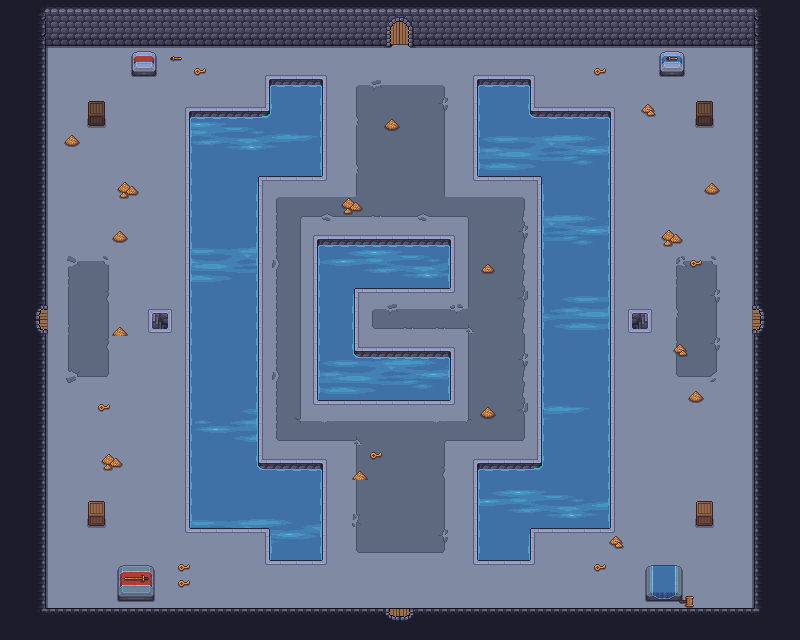

A level layout from a 2D game, rendered from its tile map. Below: a short description, then the map file with tile-grid data replaced by summaries:
An orthogonal 50x40 tile map with 16x16 px tiles, 10 tile layers (Fondo, Suelo, Suelo Decoracion 2, Paredes, ...), 14 tilesets and 32 objects.

<map version="1.10" tiledversion="1.12.1" orientation="orthogonal" renderorder="right-down" width="50" height="40" tilewidth="16" tileheight="16" infinite="0" nextlayerid="19" nextobjectid="39">
 <tileset firstgid="1" source="../tilesets/Paredes2.tsx" />
 <tileset firstgid="494" source="../tilesets/puertas.tsx" />
 <tileset firstgid="498" source="../tilesets/player.tsx" />
 <tileset firstgid="499" source="../tilesets/Coasts water 2 pro max.tsx" />
 <tileset firstgid="1427" source="../tilesets/corazon.tsx" />
 <tileset firstgid="1428" source="../tilesets/azeris.tsx" />
 <tileset firstgid="1429" source="../tilesets/Objetos.tsx" />
 <tileset firstgid="1645" source="../tilesets/water animation.tsx" />
 <tileset firstgid="4531" source="../tilesets/skeleton.tsx" />
 <tileset firstgid="4533" source="../tilesets/goomba.tsx" />
 <tileset firstgid="4534" source="../tilesets/amongus.tsx" />
 <tileset firstgid="4535" source="../tilesets/Suelo.tsx" />
 <tileset firstgid="4655" source="../tilesets/pedestals.tsx" />
 <tileset firstgid="5025" source="../tilesets/Paredes.tsx" />
 <group id="2" name="Room">
  <layer id="1" name="Fondo" width="50" height="40">
   <data>[2000 cells, 2000 non-empty, 1 distinct tile ids]</data>
  </layer>
  <layer id="3" name="Suelo" width="50" height="40">
   <data>[2000 cells, 1702 non-empty, 2 distinct tile ids]</data>
  </layer>
  <layer id="5" name="Suelo Decoracion 2" width="50" height="40">
   <data>[2000 cells, 293 non-empty, 39 distinct tile ids]</data>
  </layer>
  <layer id="6" name="Paredes" width="50" height="40">
   <data>[2000 cells, 650 non-empty, 49 distinct tile ids]</data>
  </layer>
  <layer id="17" name="Extras" width="50" height="40">
   <data>[2000 cells, 230 non-empty, 73 distinct tile ids]</data>
  </layer>
  <layer id="4" name="Suelo Decoracion" width="50" height="40">
   <data>[2000 cells, 229 non-empty, 15 distinct tile ids]</data>
  </layer>
  <layer id="14" name="Decora" width="50" height="40">
   <data>[2000 cells, 98 non-empty, 28 distinct tile ids]</data>
  </layer>
  <layer id="7" name="Decoracion 2" width="50" height="40">
   <data>[2000 cells, 2 non-empty, 2 distinct tile ids]</data>
  </layer>
  <layer id="8" name="Decoracion" width="50" height="40">
   <data>[2000 cells, 4 non-empty, 4 distinct tile ids]</data>
  </layer>
  <layer id="9" name="Puertas" width="50" height="40">
   <data>[2000 cells, 4 non-empty, 4 distinct tile ids]</data>
  </layer>
  <objectgroup id="10" name="Utils">
   <object id="7" gid="1427" x="379" y="323.667" width="18" height="18" />
   <object id="8" gid="1427" x="277.667" y="323.667" width="18" height="18" />
   <object id="9" gid="1427" x="491" y="323.667" width="18" height="18" />
   <object id="10" gid="1427" x="697.667" y="97" width="18" height="18" />
   <object id="11" gid="1427" x="72.3333" y="79.6667" width="18" height="18" />
   <object id="12" gid="1427" x="68.3333" y="583.667" width="18" height="18" />
   <object id="13" gid="1427" x="688.333" y="567.667" width="18" height="18" />
   <object id="14" gid="1427" x="388.333" y="501" width="18" height="18" />
   <object id="15" gid="1427" x="383" y="165" width="18" height="18" />
   <object id="16" gid="1427" x="157.667" y="198.333" width="18" height="18" />
   <object id="17" gid="1427" x="153.667" y="475.667" width="18" height="18" />
   <object id="18" gid="1427" x="624.333" y="177" width="18" height="18" />
   <object id="19" gid="1427" x="625.667" y="503.667" width="18" height="18" />
   <object id="20" gid="1428" x="414" y="324.333" width="21" height="21" />
  </objectgroup>
  <objectgroup id="11" name="Entities">
   <object id="21" gid="4531" x="377.333" y="476" width="32" height="32" />
   <object id="22" gid="4531" x="378.667" y="186.667" width="32" height="32" />
   <object id="23" gid="4531" x="94.6667" y="232" width="32" height="32" />
   <object id="24" gid="4531" x="674.667" y="230.667" width="32" height="32" />
   <object id="25" gid="4533" x="658.667" y="141.333" width="16" height="16" />
   <object id="26" gid="4533" x="653.333" y="426.667" width="16" height="16" />
   <object id="27" gid="4533" x="473.333" y="221.333" width="16" height="16" />
   <object id="28" gid="4533" x="298.667" y="214.667" width="16" height="16" />
   <object id="29" gid="4533" x="288" y="438.667" width="16" height="16" />
   <object id="30" gid="4533" x="502.667" y="441.333" width="16" height="16" />
   <object id="31" gid="4533" x="96" y="441.333" width="16" height="16" />
   <object id="32" gid="4533" x="128" y="128" width="16" height="16" />
   <object id="35" gid="4534" x="390" y="334" width="30" height="30" />
   <object id="37" gid="4534" x="347" y="160.667" width="30" height="30" />
  </objectgroup>
  <objectgroup id="12" name="Player">
   <object id="3" gid="498" x="362" y="113" width="64" height="64" />
   <object id="4" gid="498" x="692.667" y="351.333" width="64" height="64" />
   <object id="5" gid="498" x="46" y="348" width="64" height="64" />
   <object id="6" gid="498" x="361.333" y="604.667" width="64" height="64" />
  </objectgroup>
 </group>
</map>
